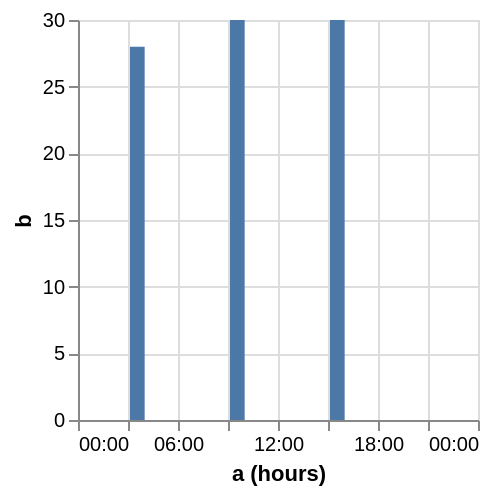

Here is the Vega-Lite specification saved for this chart:
### Vega specification from a JSON file in a GitHub repository (floating-point values rounded to 4 significant figures)
{"$schema": "https://vega.github.io/schema/vega/v5.json", "description": "Customizing time scale domain.", "background": "white", "padding": 5, "width": 200, "height": 200, "style": "cell", "data": [{"name": "source_0", "values": [{"a": "December 17, 1995 03:00:00", "b": 28}, {"a": "December 17, 1995 09:00:00", "b": 30}, {"a": "December 17, 1995 15:00:00", "b": 30}]}, {"name": "data_0", "source": "source_0", "transform": [{"type": "formula", "expr": "toDate(datum[\"a\"])", "as": "a"}, {"field": "a", "type": "timeunit", "units": ["hours"], "as": ["hours_a", "hours_a_end"]}, {"type": "filter", "expr": "(isDate(datum[\"hours_a\"]) || (isValid(datum[\"hours_a\"]) && isFinite(+datum[\"hours_a\"]))) && isValid(datum[\"b\"]) && isFinite(+datum[\"b\"])"}]}], "marks": [{"name": "marks", "type": "rect", "style": ["bar"], "from": {"data": "data_0"}, "encode": {"update": {"fill": {"value": "#4c78a8"}, "x2": [{"test": "!isValid(datum[\"hours_a\"]) || !isFinite(+datum[\"hours_a\"])", "value": 0}, {"scale": "x", "field": "hours_a", "offset": 1}], "x": [{"test": "!isValid(datum[\"hours_a\"]) || !isFinite(+datum[\"hours_a\"])", "value": 0}, {"scale": "x", "field": "hours_a_end"}], "y": {"scale": "y", "field": "b"}, "y2": {"scale": "y", "value": 0}}}}], "scales": [{"name": "x", "type": "time", "domain": {"fields": [{"signal": "{data: datetime(2012, 0, 1, 0, 0, 0, 0)}"}, {"signal": "{data: datetime(2012, 0, 1, 24, 0, 0, 0)}"}]}, "range": [0, {"signal": "width"}]}, {"name": "y", "type": "linear", "domain": {"data": "data_0", "field": "b"}, "range": [{"signal": "height"}, 0], "nice": true, "zero": true}], "axes": [{"scale": "x", "orient": "bottom", "gridScale": "y", "grid": true, "domain": false, "labels": false, "maxExtent": 0, "minExtent": 0, "ticks": false, "zindex": 0}, {"scale": "y", "orient": "left", "gridScale": "x", "grid": true, "tickCount": {"signal": "ceil(height/40)"}, "domain": false, "labels": false, "maxExtent": 0, "minExtent": 0, "ticks": false, "zindex": 0}, {"scale": "x", "orient": "bottom", "grid": false, "title": "a (hours)", "format": {"signal": "timeUnitSpecifier([\"hours\"], {\"year-month\":\"%b %Y \",\"year-month-date\":\"%b %d, %Y \"})"}, "labelFlush": true, "labelOverlap": true, "zindex": 0}, {"scale": "y", "orient": "left", "grid": false, "title": "b", "labelOverlap": true, "tickCount": {"signal": "ceil(height/40)"}, "zindex": 0}]}
